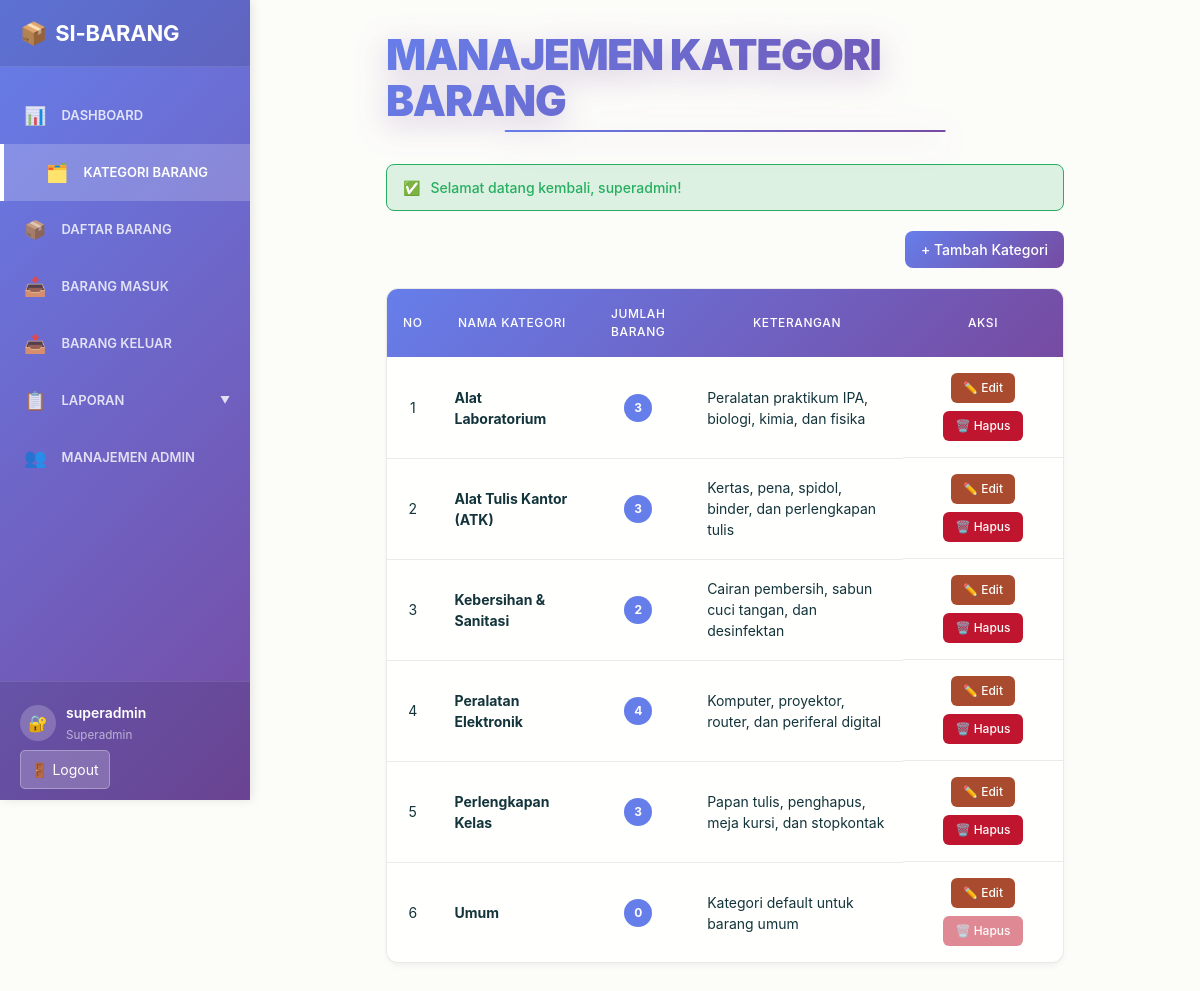
Page /pages/kategori_barang.php (signed in) on the committed database.
### tables this page shows
CREATE TABLE `kategori_barang` (
  `id_kategori` INT UNSIGNED NOT NULL AUTO_INCREMENT,
  `nama_kategori` VARCHAR(100) NOT NULL,
  `keterangan` VARCHAR(255) DEFAULT NULL,
  `created_at` TIMESTAMP NOT NULL DEFAULT CURRENT_TIMESTAMP,
  PRIMARY KEY (`id_kategori`),
  UNIQUE KEY `uk_kategori_nama` (`nama_kategori`)
);

### config/app.php (called while the page is built, shortened)
<?php
function base_url($path = '') {
    $path = ltrim($path, '/');
    return BASE_URL . ($path !== '' ? '/' . $path : '');
}
function asset_url($path = '') {
    $path = ltrim($path, '/');
    return base_url('assets/' . $path);
}
function h($value) {
    return htmlspecialchars((string)($value ?? ''), ENT_QUOTES, 'UTF-8');
}

### config/database.php (called while the page is built, shortened)
<?php
require_once __DIR__ . '/app.php';
function fetchAll($conn, $sql) {
    $result = mysqli_query($conn, $sql);
    $data = [];
    if ($result && mysqli_num_rows($result) > 0) {
        while ($row = mysqli_fetch_assoc($result)) {
            $data[] = $row;
        }
    }
    return $data;
}

### pages/kategori_barang.php (the view, shortened to what this page needs)
<?php
require_once __DIR__ . '/../config/database.php';
$kategori_sql = "
    SELECT
        kb.id_kategori,
        kb.nama_kategori,
        kb.keterangan,
        COUNT(b.id_barang) AS jumlah_barang
    FROM kategori_barang kb
    LEFT JOIN barang b ON b.id_kategori = kb.id_kategori
    GROUP BY kb.id_kategori, kb.nama_kategori, kb.keterangan
    ORDER BY kb.nama_kategori ASC
";
$kategori_list = fetchAll($conn, $kategori_sql);
?>
<!DOCTYPE html>
<html lang="id">
<head>
    <link rel="stylesheet" href="<?= asset_url('css/style.css'); ?>">
    <link rel="stylesheet" href="<?= asset_url('css/sidebar.css'); ?>">
    <link rel="stylesheet" href="<?= asset_url('css/table_and_form.css'); ?>">
</head>
<body>
    <div class="container">
        <?php include __DIR__ . '/../includes/sidebar.php'; ?>
        <div class="main-content">
            <div class="content-wrapper">
                <h1 class="page-title">Manajemen Kategori Barang</h1>
                <?php include __DIR__ . '/../includes/flash.php'; ?>
                <div style="display: flex; justify-content: flex-end; align-items: center; margin-bottom: 20px;">
                    <button class="btn btn-primary" onclick="openModalAddKategori()">+ Tambah Kategori</button>
                </div>
                <div class="table-container">
                    <table class="data-table">
                        <thead>
                            <tr>
                                <th style="width: 50px; text-align: center;">No</th>
                                <th>Nama Kategori</th>
                                <th style="text-align: center;">Jumlah Barang</th>
                                <th>Keterangan</th>
                                <th style="text-align: center; width: 160px;">Aksi</th>
                            </tr>
                        </thead>
                        <tbody>
                            <?php if (count($kategori_list) > 0): ?>
                                <?php $no = 1; foreach ($kategori_list as $kategori): ?>
                                    <?php
                                    $id_kategori = (int)$kategori['id_kategori'];
                                    $nama_kategori = (string)$kategori['nama_kategori'];
                                    $keterangan = (string)($kategori['keterangan'] ?? '');
                                    $jumlah_barang = (int)$kategori['jumlah_barang'];
                                    $is_umum = $nama_kategori === 'Umum';
                                    ?>
                                    <tr>
                                        <td style="text-align: center;"><?= $no++; ?></td>
                                        <td><strong><?= h($nama_kategori); ?></strong></td>
                                        <td style="text-align: center;">
                                            <span class="badge badge-1"><?= $jumlah_barang; ?></span>
                                        </td>
                                        <td><?= h($keterangan !== '' ? $keterangan : '-'); ?></td>
                                        <td class="action-cell">
                                            <button
                                                type="button"
                                                class="btn btn-warning btn-sm"
                                                onclick='openModalEditKategori(<?= json_encode([
                                                    'id' => $id_kategori,
                                                    'nama' => $nama_kategori,
                                                    'keterangan' => $keterangan,
                                                    'isUmum' => $is_umum,
                                                ]); ?>)'>
                                                ✏️ Edit
                                            </button>
                                            <button
                                                type="button"
                                                class="btn btn-danger btn-sm"
                                                <?= $is_umum ? 'disabled title="Kategori Umum tidak dapat dihapus"' : ''; ?>
                                                onclick='openModalDeleteKategori(<?= json_encode([
                                                    'id' => $id_kategori,
                                                    'nama' => $nama_kategori,
                                                    'jumlahBarang' => $jumlah_barang,
                                                ]); ?>)'>
                                                🗑️ Hapus
                                            </button>
                                        </td>
                                    </tr>
                                <?php endforeach; ?>
                            <?php endif; ?>
                        </tbody>
                    </table>
                </div>
            </div>
        </div>
    </div>
</body>
</html>

### rows in the picture
kategori_barang: nama_kategori "Alat Laboratorium", jumlah_barang "3", keterangan "Peralatan praktikum IPA, biologi, kimia, dan fisika"
kategori_barang: nama_kategori "Alat Tulis Kantor (ATK)", jumlah_barang "3", keterangan "Kertas, pena, spidol, binder, dan perlengkapan tulis"
kategori_barang: nama_kategori "Kebersihan & Sanitasi", jumlah_barang "2", keterangan "Cairan pembersih, sabun cuci tangan, dan desinfektan"
kategori_barang: nama_kategori "Peralatan Elektronik", jumlah_barang "4", keterangan "Komputer, proyektor, router, dan periferal digital"
kategori_barang: nama_kategori "Perlengkapan Kelas", jumlah_barang "3", keterangan "Papan tulis, penghapus, meja kursi, dan stopkontak"
kategori_barang: nama_kategori "Umum", jumlah_barang "0", keterangan "Kategori default untuk barang umum"

### other values in the picture
$user_name "superadmin"
$user_role "Superadmin"
$flash_success "Selamat datang kembali, superadmin!"
